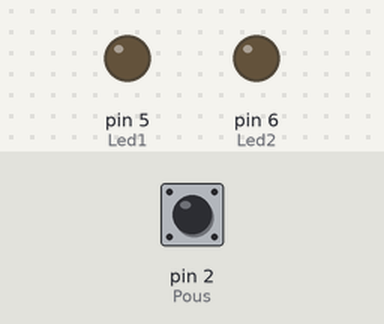
A sketch run on a simulated Arduino Uno, built with avr-gcc and run on an emulated ATmega328P. On the bench: output pins drawn as LEDs (lit = HIGH). Dashed ring = blinking. Inputs (shaded band) come from the test bench; at power-on: pin 2 (Pous) HIGH.

Above: at 1.2 s.
1.3 s: pin 2 (Pous) driven LOW
At 2.2 s:
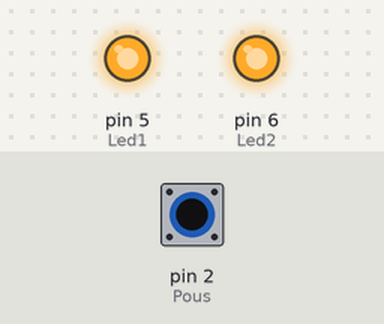
2.8 s: pin 2 (Pous) pulsed HIGH 5 times (0.12 s each, 0.3 s apart)
At 3.37 s:
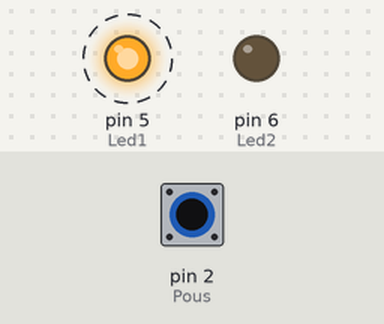
At 5.1 s:
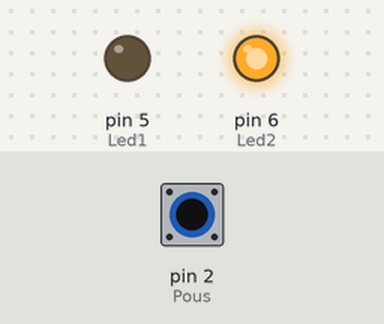
Timing chart, 0 to 6.6 s (numbered marks = the images above; inputs shaded):
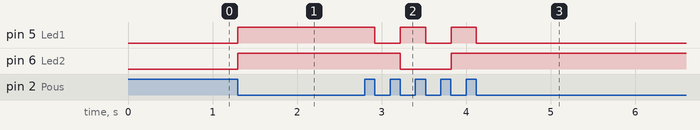

The sketch:

opftl.ino
```cpp
// (licence header left out)
#define Led1 5 // Actif à 0 MSP Energia pin xx
#define Led2 6
#define Led1Toggle digitalWrite (Led1, !digitalRead (Led1))
#define Led2Toggle digitalWrite (Led2, !digitalRead (Led2))

#define Pous 2 // actif à 0
#define PousOn !digitalRead(Pous)

void setup() {
  pinMode (Pous,INPUT);
  pinMode (Led1,OUTPUT);
  pinMode (Led2,OUTPUT);
}

void loop () {
  while (PousOn) {delay (20);}
  while (!PousOn){delay (20);}
  Led1Toggle;
  if (digitalRead (Led1)) {
    Led2Toggle;
  }
}
```

Measured:
- after the input at 1.3 s, pin 5 (Led1), pin 6 (Led2): LOW → HIGH at once
- after the input at 2.8 s, pin 5 (Led1): alternates HIGH for 0.30 s and LOW for 0.30 s, 5 changes in all, then stays LOW, starting after 0.12 s; pin 6 (Led2): HIGH → LOW after 0.42 s, → HIGH 0.60 s later
